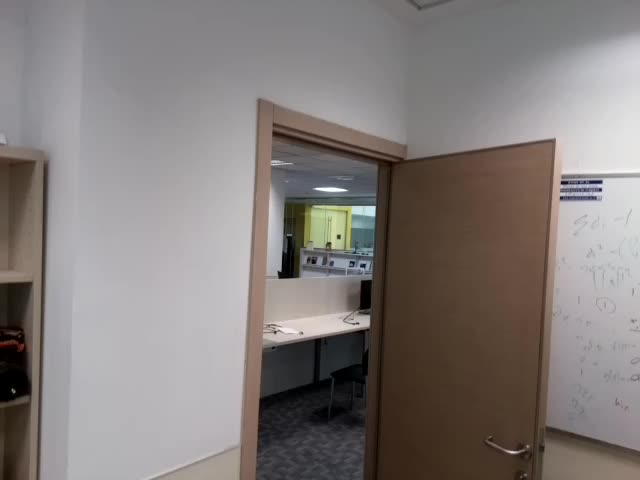
#> input picture Models/Full model example/images/image1.jpg, 640 x 480 px
$ python createORB_database.py --path '../Models/Full model example/images'
#> lines starting #> are read from the running program, lines starting #| are printed output that depends on the picture
### ORB_Version/colmap_database.py
###################
# 0. General Setup:
###################

import sqlite3
import numpy as np

MAX_IMAGE_ID = 2**31 - 1

# Strings of SQL Commands:
##########################

CREATE_CAMERAS_TABLE = """CREATE TABLE IF NOT EXISTS cameras (
    camera_id INTEGER PRIMARY KEY AUTOINCREMENT NOT NULL,
    model INTEGER NOT NULL,
    width INTEGER NOT NULL,
    height INTEGER NOT NULL,
    params BLOB,
    prior_focal_length INTEGER NOT NULL)"""

CREATE_DESCRIPTORS_TABLE = """DROP TABLE IF EXISTS descriptors; CREATE TABLE IF NOT EXISTS descriptors (
    image_id INTEGER PRIMARY KEY NOT NULL,
    rows INTEGER NOT NULL,
    cols INTEGER NOT NULL,
    data BLOB,
    FOREIGN KEY(image_id) REFERENCES images(image_id) ON DELETE CASCADE)"""

CREATE_IMAGES_TABLE = """DROP TABLE IF EXISTS images; CREATE TABLE IF NOT EXISTS images (
    image_id INTEGER PRIMARY KEY AUTOINCREMENT NOT NULL,
    name TEXT NOT NULL UNIQUE,
    camera_id INTEGER NOT NULL,
    prior_qw REAL,
    prior_qx REAL,
    prior_qy REAL,
    prior_qz REAL,
    prior_tx REAL,
    prior_ty REAL,
    prior_tz REAL,
    CONSTRAINT image_id_check CHECK(image_id >= 0 and image_id < {}),
    FOREIGN KEY(camera_id) REFERENCES cameras(camera_id))
""".format(MAX_IMAGE_ID)

CREATE_TWO_VIEW_GEOMETRIES_TABLE = """
DROP TABLE IF EXISTS two_view_geometries; CREATE TABLE IF NOT EXISTS two_view_geometries (
    pair_id INTEGER PRIMARY KEY NOT NULL,
    rows INTEGER NOT NULL,
    cols INTEGER NOT NULL,
    data BLOB,
    config INTEGER NOT NULL,
    F BLOB,
    E BLOB,
    H BLOB)
"""

CREATE_KEYPOINTS_TABLE = """DROP TABLE IF EXISTS keypoints; CREATE TABLE IF NOT EXISTS keypoints (
    image_id INTEGER PRIMARY KEY NOT NULL,
    rows INTEGER NOT NULL,
    cols INTEGER NOT NULL,
    data BLOB,
    FOREIGN KEY(image_id) REFERENCES images(image_id) ON DELETE CASCADE)
"""

CREATE_MATCHES_TABLE = """DROP TABLE IF EXISTS matches; CREATE TABLE IF NOT EXISTS matches (
    pair_id INTEGER PRIMARY KEY NOT NULL,
    rows INTEGER NOT NULL,
    cols INTEGER NOT NULL,
    data BLOB)"""

CREATE_NAME_INDEX = "CREATE UNIQUE INDEX IF NOT EXISTS index_name ON images(name)"

CREATE_ALL = '; '.join([CREATE_CAMERAS_TABLE,
                        CREATE_IMAGES_TABLE,
                        CREATE_KEYPOINTS_TABLE,
                        CREATE_DESCRIPTORS_TABLE,
                        CREATE_MATCHES_TABLE,
                        CREATE_TWO_VIEW_GEOMETRIES_TABLE,
                        CREATE_NAME_INDEX])

# Custom Functions:
###################


def image_ids_to_pair_id(image_id1, image_id2):
    """
    Converts two image ids into a single unique pair id.
    :param image_id1: image id 1 - int
    :param image_id2: image id 2 - int
    :return pair_id: a unique pair id - int
    """
    if image_id1 > image_id2:
        image_id1, image_id2 = image_id2, image_id1
    return image_id1 * MAX_IMAGE_ID + image_id2


# [10 lines left out: function pair_id_to_image_ids, not called in this run]


def array_to_blob(array):
    """
    Converts an array of numbers into raw data bytes.
    :param array: an array of numbers - np.array
    :return blob: a bytes representation of the array - bytes
    """
    return array.tostring()


# [9 lines left out: function blob_to_array, not called in this run]

########################################################################################################################

###########################
# 1. COLMAP Database Class:
###########################

class COLMAPDatabase(sqlite3.Connection):

    @staticmethod
    def connect(database_path):
        return sqlite3.connect(database_path, factory=COLMAPDatabase)

    def __init__(self, *args, **kwargs):
        """
        Initializes an SQL file of a COLMAP database format at input path.
        All database tables are created upfront (all are empty).
        """
        super(COLMAPDatabase, self).__init__(*args, **kwargs)

        self.create_tables = lambda: self.executescript(CREATE_ALL)
        self.create_cameras_table = \
            lambda: self.executescript(CREATE_CAMERAS_TABLE)
        self.create_descriptors_table = \
            lambda: self.executescript(CREATE_DESCRIPTORS_TABLE)
        self.create_images_table = \
            lambda: self.executescript(CREATE_IMAGES_TABLE)
        self.create_two_view_geometries_table = \
            lambda: self.executescript(CREATE_TWO_VIEW_GEOMETRIES_TABLE)
        self.create_keypoints_table = \
            lambda: self.executescript(CREATE_KEYPOINTS_TABLE)
        self.create_matches_table = \
            lambda: self.executescript(CREATE_MATCHES_TABLE)
        self.create_name_index = lambda: self.executescript(CREATE_NAME_INDEX)

    def add_camera(self, model, width, height, params,
                   prior_focal_length=False, camera_id=None):
        """
        Add camera model to database.
        :param model: camera model to use out of [0-SIMPLE_PINHOLE, 1-PINHOLE, 2-SIMPLE_RADIAL...] - int
        :param width: frame width for current camera - int
        :param height: frame height for current camera - int
        :param params: camera parameters (amount depends on model) - tuple
        :param prior_focal_length: known camera focal length - float
        :param camera_id: unique camera id, if not specified, a new id is created - int
        :return: camera_id: the unique camera id - int
        """
        params = np.asarray(params, np.float64)
        cursor = self.execute(
            "INSERT INTO cameras VALUES (?, ?, ?, ?, ?, ?)",
            (camera_id, model, width, height, array_to_blob(params),
             prior_focal_length))
        return cursor.lastrowid

    def add_image(self, name, camera_id,
                  prior_q=np.zeros(4), prior_t=np.zeros(3), image_id=None):
        """
        Add camera model to database.
        :param name: path to image in image folder - str
        :param camera_id: the unique camera id - int
        :param prior_q: image's camera coordinate system quaternion (Qw, Qx, Qy, Qz) - np.array
        :param prior_t: image's camera coordinate system translation vector (Tx, Ty, Tz) - np.array
        :param image_id: unique image id, if not specified, a new id is created - int
        :return: image_id: the unique image id - int
        """
        cursor = self.execute(
            "INSERT INTO images VALUES (?, ?, ?, ?, ?, ?, ?, ?, ?, ?)",
            (image_id, name, camera_id, prior_q[0], prior_q[1], prior_q[2],
             prior_q[3], prior_t[0], prior_t[1], prior_t[2]))
        return cursor.lastrowid

    def add_keypoints(self, image_id, keypoints):
        """
        Add keypoints to an image.
        :param image_id: the unique image id - int
        :param keypoints: a list of keypoints, each is [x,y,scale,angle] - list of lists
        """
        assert(len(keypoints.shape) == 2)
        assert(keypoints.shape[1] in [2, 4, 6])

        keypoints = np.asarray(keypoints, np.float32)
        self.execute(
            "INSERT INTO keypoints VALUES (?, ?, ?, ?)",
            (image_id,) + keypoints.shape + (array_to_blob(keypoints),))

    def add_descriptors(self, image_id, descriptors):
        """
        Add keypoint descriptors to an image.
        :param image_id: the unique image id - int
        :param descriptors: a list of descriptors, each of length 128 - list of np.arrays
        """
        descriptors = np.ascontiguousarray(descriptors, np.uint8)
        self.execute(
            "INSERT INTO descriptors VALUES (?, ?, ?, ?)",
            (image_id,) + descriptors.shape + (array_to_blob(descriptors),))

    def add_matches(self, image_id1, image_id2, matches):
        """
        Add keypoints matches between a pair of images.
        :param image_id1: image id 1 - int
        :param image_id2: image id 2 - int
        :param matches: an array of feature matches of size (n,2) - np.array
        """
        assert(len(matches.shape) == 2)
        assert(matches.shape[1] == 2)

        if image_id1 > image_id2:
            matches = matches[:,::-1]

        pair_id = image_ids_to_pair_id(image_id1, image_id2)
        matches = np.asarray(matches, np.uint32)
        self.execute(
            "INSERT INTO matches VALUES (?, ?, ?, ?)",
            (pair_id,) + matches.shape + (array_to_blob(matches),))

    # [132 lines left out: functions add_two_view_geometry, example_usage, not called in this run]


# [2 lines that do not run on import are left out]

### ORB_Version/createORB_database.py
###################
# 0. General Setup:
###################

import os
import cv2
import time
import copyreg
import argparse
import numpy as np
import colmap_database as cdb
from multiprocessing import Pool
from multiprocessing import cpu_count
from scipy.spatial.kdtree import KDTree

# Parser definition:
ap = argparse.ArgumentParser()
ap.add_argument('-p', '--path', required=True,
                help='path to input images folder')
ap.add_argument('-d', '--db_path', type=str, default=None,
                help='path for created database file')


# Custom Functions:
###################

def patch_Keypoint_pickling():
    """
    Allows multi-processing with open-cv's Keypoints, by making them picklable.
    Creates the bundling between class and arguments.
    """
    def _pickle_keypoint(keypoint):  # cv2.KeyPoint
        return cv2.KeyPoint, (
            keypoint.pt[0],
            keypoint.pt[1],
            keypoint.size,
            keypoint.angle,
            keypoint.response,
            keypoint.octave,
            keypoint.class_id,
        )
    # Apply the bundling to pickle:
    copyreg.pickle(cv2.KeyPoint().__class__, _pickle_keypoint)


def chunk(in_list, num_item):
    """
    Used for multi-processing.
    :param in_list:  input item for the function running in multi-process - list
    :param num_item: number of items for each sub-item used in a single process - int
    :return: separate sub-item lists
    """
    # loop over the list in n-sized chunks
    for idx in range(0, len(in_list), num_item):
        # yield the current n-sized chunk to the calling function
        yield in_list[idx: idx + num_item]


def kdt_nms(kps, descs=None, r=5, k_max=5):
    """
    Use kd-tree to perform local non-maximum suppression of keypoints
    :param kps: keypoints - list of openCV keypoint
    :param descs: keypoint descriptors - list of np.arrays
    :param r: radius of points to query for removal, larger means less output points - int
    :param k_max: - maximum points retreived in single query, larger means less output points - int
    """
    # Sort by score to keep highest score features in each locality:
    neg_responses = [-k_p.response for k_p in kps]
    order = np.argsort(neg_responses)
    kps = np.array(kps)[order].tolist()

    # Create kd-tree for quick NN queries:
    data = np.array([list(k_p.pt) for k_p in kps])
    kd_tree = KDTree(data)

    # Perform NMS using kd-tree, by querying points by score order and removing neighbors from future queries:
    N = len(kps)
    removed = set()
    for ii in range(N):
        if ii in removed:
            continue
        dist, inds = kd_tree.query(data[ii, :], k=k_max, distance_upper_bound=r)
        for jj in inds:
            if jj > ii:
                removed.add(jj)
    kp_filtered = [k_p for k, k_p in enumerate(kps) if k not in removed]
    descs_filtered = None
    if descs is not None:
        descs = descs[order]
        descs_filtered = np.array([desc for k, desc in enumerate(descs) if k not in removed], dtype=np.uint8)
    print('Filtered', len(kp_filtered), 'of', N)
    return kp_filtered, descs_filtered


def load_images_from_paths(paths):
    """
    Loads all jpg and png images from folder.
    :param   paths:     paths to image's - list of str
    :return: img_list:  images from the folder - list of np.arrays
    :return: name_list: file names of images inside folder - list of str
    """
    img_list = []
    name_list = []
    for file in paths:
        if file.endswith(('.jpg', '.png')):
            img = cv2.imread(file)
#> img is the input picture: shape (480, 640, 3); mean B, G, R 122.8, 125.1, 131.5
            if img is not None:
                img_list.append(img)
                name_list.append(os.path.basename(file))
#> pass 2 of the loop in load_images_from_paths, `for file in paths:`:
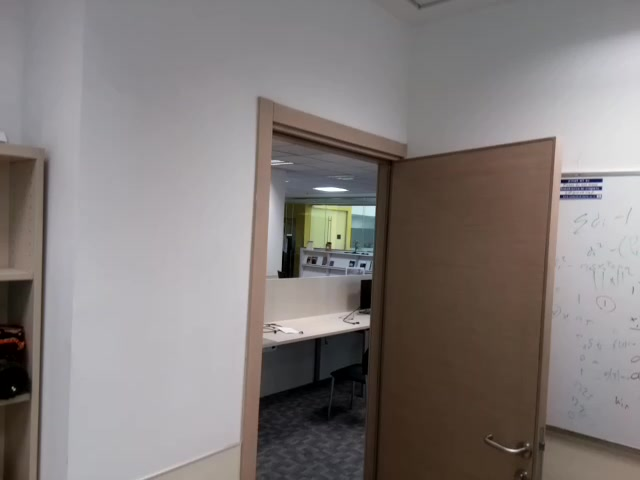
#> input picture Models/Full model example/images/image2.jpg, 640 x 480 px
#> in load_images_from_paths, img is the input picture: shape (480, 640, 3); mean B, G, R 123.5, 125.1, 131.5
#> in load_images_from_paths (call 2), `img_list = []`: img_list = []
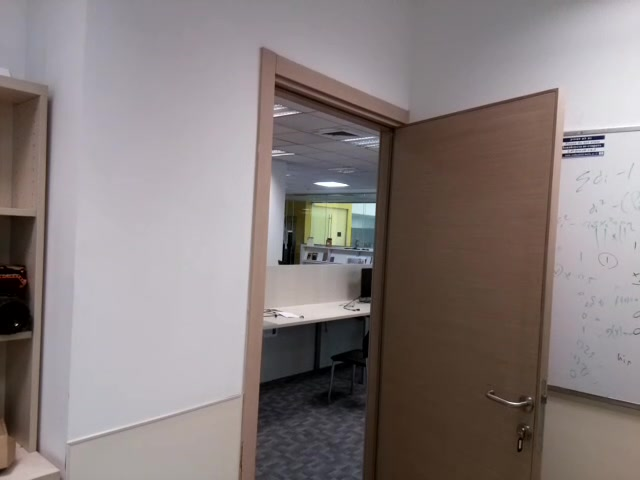
#> input picture Models/Full model example/images/image3.jpg, 640 x 480 px
#> in load_images_from_paths, img is the input picture: shape (480, 640, 3); mean B, G, R 125.2, 125.8, 135.3
#> pass 2 of the loop in load_images_from_paths, `for file in paths:`:
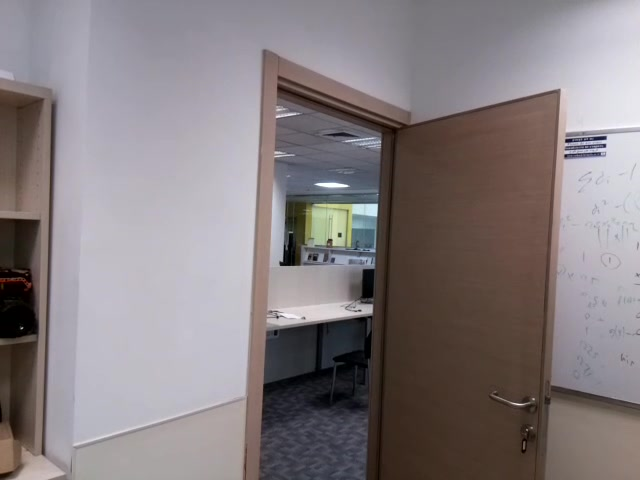
#> input picture Models/Full model example/images/image4.jpg, 640 x 480 px
#> in load_images_from_paths, img is the input picture: shape (480, 640, 3); mean B, G, R 127.9, 125.6, 133.6
    return img_list, name_list


def compute_descriptors(images):
    """
    Computes keypoints and ORB descriptors for a list of images.
    :param images: a list of images - list of np.arrays
    :return: kps: detected keypoints for each image - list of opencv keypoint lists
    :return: dsks: computed ORB descriptors for each image - list np.arrays
    """
    # Initialize ORB detector:
    orb = cv2.ORB_create(nfeatures=20000, scoreType=cv2.ORB_FAST_SCORE, fastThreshold=15)
    # Detect keypoints and compute descriptors for each image:
    kps, dsks = [], []
    for image in images:
        kp, dsk = orb.detectAndCompute(image, None)
        kp, dsk = kdt_nms(kp, dsk)
        kps.append(kp)
        dsks.append(np.tile(dsk, (1, 4)))  # Descriptors are tiled to fit COLMAP's requirements
    return kps, dsks


def get_matches(descriptors):
    """
    Exhaustive matching for each pair of descriptors.
    :param descriptors: a list of descriptors - list of np.arrays
    :return: matches: matching feature ids - list np.arrays
    :return: pair_ids: the associated image ids - list of tuples
    """
    # Create BFMatcher object:
    matcher = cv2.BFMatcher(cv2.NORM_HAMMING, crossCheck=True)
    # Exhaustive matching for each pair of images:
    matches, pair_ids = [], []
    len_of_desc = len(descriptors)
    match_window = 10
    for i in range(len_of_desc):
        start_match = time.time()
        for j in range(i+1, len_of_desc):
            matches_tmp = []
            if ((j-i)%len_of_desc < match_window) or ((i+j) % len_of_desc < match_window):
                # Match current images pair descriptors:
                match = matcher.match(descriptors[i], descriptors[j])
                # Sort current matches from best to worst:
                match = sorted(match, key=lambda x: x.distance)
                # Remove matches that are too far:

                for mat in match:
                    if mat.distance <= 200:
                        matches_tmp.append([mat.queryIdx, mat.trainIdx])
                    else:
                        break
                # Delete matches between pairs that don't share enough matches:
                if len(matches_tmp) < 200:
                    matches_tmp = matches_tmp[-2:]

            matches.append(np.array(matches_tmp))
            # Add current pair ids:
            pair_ids.append((i+1, j+1))
        end_match = time.time()
        print('Image {}:'.format(i), end_match-start_match)
    return matches, pair_ids


########################################################################################################################

##################################################################
# 1. ORB Features Detection, Matching and Import to COLMAP format:
##################################################################

if __name__ == "__main__":

    # Get input arguments:
    args = vars(ap.parse_args())
    image_path = args['path']
    database_path = args['db_path'] if args['db_path'] is not None else image_path
    #image_path = 'images/'
    #database_path = 'images/'
    image_paths = [os.path.join(image_path, file) for file in sorted(os.listdir(image_path))]

    # Prepare multi-processing tools:
    #################################

    # Patch open-cv's keypoint class:
    patch_Keypoint_pickling()
    # Get number of available processes and number of images per process:
    cpu_num = cpu_count()
    img_per_process = int(np.ceil(len(image_paths) / float(cpu_num)))
    # Initialize a Pool object:
    pool = Pool(processes=cpu_num)

    # Compute features and matches:
    ###############################

    # Load images from folder:
    chunked_paths = list(chunk(image_paths, img_per_process))
    temp = pool.map(load_images_from_paths, chunked_paths)
#> temp = 2 items
    images = [item for sublist in temp for item in sublist[0]]
#> images = 4 items
    names = [item for sublist in temp for item in sublist[1]]
#> names = ['image1.jpg', 'image2.jpg', 'image3.jpg', 'image4.jpg']

    # Compute keypoints and descriptors:
    start = time.time()
    chunked_images = list(chunk(images, img_per_process))
#> chunked_images = 2 items
    temp = pool.map(compute_descriptors, chunked_images)
#> after the loop in compute_descriptors, `for image in images:`:
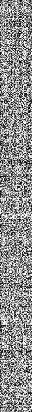
#> dsk: shape (412, 32); min 0, max 255, mean 141.9
#> the loop in compute_descriptors (call 2), `for image in images:` made 2 passes
#> N in kdt_nms on passes 1 to 2: 1449, 1440
#| Filtered 497 of 1449
#| Filtered 486 of 1440
#> pass 1, in kdt_nms (call 3), `descs_filtered = np.array([desc for k, desc in enumerate(descs) if k n..`:
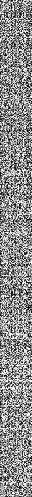
#> descs_filtered: shape (497, 32); min 0, max 255, mean 140.1
#> pass 2, in kdt_nms (call 4), `descs_filtered = np.array([desc for k, desc in enumerate(descs) if k n..`:
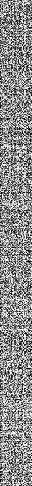
#> descs_filtered: shape (486, 32); min 0, max 255, mean 140.1
    keypoints = [item for sublist in temp for item in sublist[0]]
#> keypoints = 4 items
    descriptors = [item for sublist in temp for item in sublist[1]]
#> descriptors = 4 items
    end = time.time()
    fe_time = end-start
    print(fe_time, 'seconds for feature extraction')

    # Exhaustive matching for each pair of images:
    start = time.time()
    matches, pair_ids = get_matches(descriptors)
#> in get_matches, `len_of_desc = len(descriptors)`: len_of_desc = 4
#> after the loop in get_matches, `for i in range(len_of_desc):`: matches = 6 items; pair_ids = [(1, 2), (1, 3), (1, 4), (2, 3), (2, 4), (3, 4)]
#> matches = 6 items; pair_ids = [(1, 2), (1, 3), (1, 4), (2, 3), (2, 4), (3, 4)]
    end = time.time()
    fm_time = end-start
    print(fm_time, 'seconds for feature matching')

    # Import to COLMAP format:
    ##########################

    # Open the SQL database:
    start = time.time()
    db = cdb.COLMAPDatabase.connect(os.path.join(database_path, 'database.db'))
    # Create all tables upfront:
    db.create_tables()
    # Add a single camera model for all images (for model=2, parameters are (f,cx,cy,k)):
    camera_id1 = db.add_camera(model=2, width=images[0].shape[1], height=images[0].shape[0],
                               params=np.array((2304., images[0].shape[1]/2, images[0].shape[0]/2, 0)))
#> in add_camera, `params = np.asarray(params, np.float64)`: params = [2304, 320, 240, 0]
#> camera_id1 = 1
    # Add images to database:
    for i, image_name in enumerate(names):
        exec('image_id{} = db.add_image(image_name, camera_id1)'.format(i+1))
#> this loop made 4 passes
    # Add keypoints and descriptors to database:
    for i, image_name in enumerate(names):
        kp = np.array([[k.pt[0], k.pt[1], k.size/31, k.angle] for k in keypoints[i]])
        exec('db.add_keypoints(image_id{}, kp)'.format(i+1))
        exec('db.add_descriptors(image_id{}, descriptors[{}])'.format(i+1, i))
    # Add each pair's matches to database:
    for p in range(len(pair_ids)):
        if len(matches[p]) > 0:
            exec('db.add_matches(image_id{}, image_id{}, matches[p])'.format(pair_ids[p][0], pair_ids[p][1]))
#> this loop made 6 passes
    # Commit the data to the file:
    db.commit()
    # Clean up:
    db.close()
    end = time.time()
    dm_time = end-start
    print(dm_time, 'seconds for database prep')

    # Create log file:
    with open(os.path.join(database_path, 'sfm_log.txt'), 'w') as file:
        file.write('SFM Log File:\n')
        file.write('feature extraction [sec]: {}\n'.format(fe_time))
        file.write('feature matching   [sec]: {}\n'.format(fm_time))
        file.write('database file prep [sec]: {}\n'.format(dm_time))
